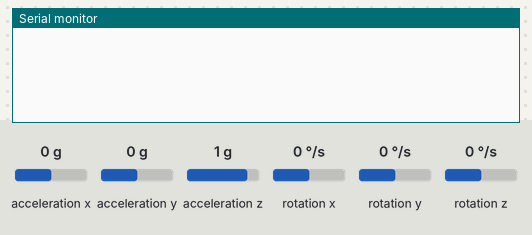
Recording of a sketch running on a simulated Arduino Uno, built with avr-gcc and run on an emulated ATmega328P. Parts: the last lines printed to the serial monitor. The test bench sets the inputs (shaded band); at power-on: acceleration x 0 g, acceleration y 0 g, acceleration z 1 g, rotation x 0 °/s, rotation y 0 °/s, rotation z 0 °/s.

Above: at 2.2 s.
2.3 s: acceleration x set to -1.4 g
At 3.8 s:
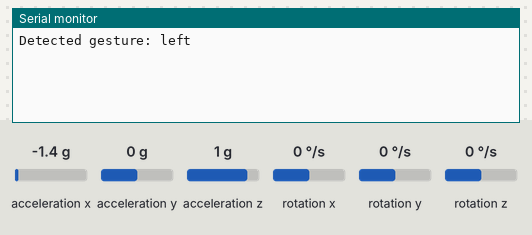
4.7 s: acceleration y set to 0.8 g
At 7.1 s:
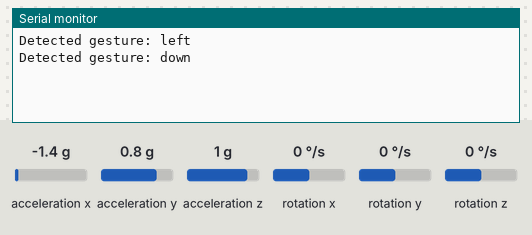

Measured:
- after the input at 2.3 s, the serial monitor: prints a new line after 0.96 s (image 1)
- after the input at 4.7 s, the serial monitor: prints a new line after 1.6 s (image 2)

The sketch:

arduino_svm.ino
```cpp
#include <Wire.h>
#include "MPU6050.h"
#include "model.h"

MPU6050 IMU;
#define NUM_AXES 3
#define TRUNCATE_AT 20
#define ACCEL_THRESHOLD 5
#define NUM_SAMPLES 30
double baseline[NUM_AXES];
float features[NUM_SAMPLES * NUM_AXES];
Eloquent::ML::Port::SVM clf;


void setup() {
  // serial to display data
  Serial.begin(115200);
  while(!IMU.begin(MPU6050_SCALE_2000DPS, MPU6050_RANGE_2G))
  {    Serial.println("Could not find a valid MPU6050 sensor, check wiring!");
  delay(500);
  }
  recordBaseline();
}
void imu_read(float *ax, float *ay, float *az) {
  Vector normAccel = IMU.readNormalizeAccel();

  *ax = normAccel.XAxis;
  *ay = normAccel.YAxis;
  *az = normAccel.ZAxis;
}
void recordBaseline() {
    float ax, ay, az;

    for (int i = 0; i < 10; i++) {
        imu_read(&ax, &ay, &az);
        delay(100);
    }

    baseline[0] = ax;
    baseline[1] = ay;
    baseline[2] = az;
}

bool motionDetected(float ax, float ay, float az) {
    return (abs(ax) + abs(ay) + abs(az)) > ACCEL_THRESHOLD;
}

void recordIMU() {
    float ax, ay, az;

    for (int i = 0; i < NUM_SAMPLES; i++) {
        imu_read(&ax, &ay, &az);

        ax = constrain(ax - baseline[0], -TRUNCATE_AT, TRUNCATE_AT);
        ay = constrain(ay - baseline[1], -TRUNCATE_AT, TRUNCATE_AT);
        az = constrain(az - baseline[2], -TRUNCATE_AT, TRUNCATE_AT);

        features[i * NUM_AXES + 0] = ax;
        features[i * NUM_AXES + 1] = ay;
        features[i * NUM_AXES + 2] = az;

        delay(30);
    }
}

void printFeatures() {
    const uint16_t numFeatures = sizeof(features) / sizeof(double);

    for (int i = 0; i < numFeatures; i++) {
        Serial.print(features[i]);
        Serial.print(i == numFeatures - 1 ? ' ' : ',');
    }
    Serial.println(' ');
}

void loop() {
  // display the data
    float ax, ay, az;

    imu_read(&ax, &ay, &az);
    ax = constrain(ax - baseline[0], -TRUNCATE_AT, TRUNCATE_AT);
    ay = constrain(ay - baseline[1], -TRUNCATE_AT, TRUNCATE_AT);
    az = constrain(az - baseline[2], -TRUNCATE_AT, TRUNCATE_AT);
    if (!motionDetected(ax, ay, az)) {
        delay(10);
        return;
    }

    recordIMU();
    classify();
    delay(2000);
}

void classify() {
    Serial.print("Detected gesture: ");
    Serial.println(clf.predictLabel(features));
}
```

Source omitted: model.h (20357 bytes)
